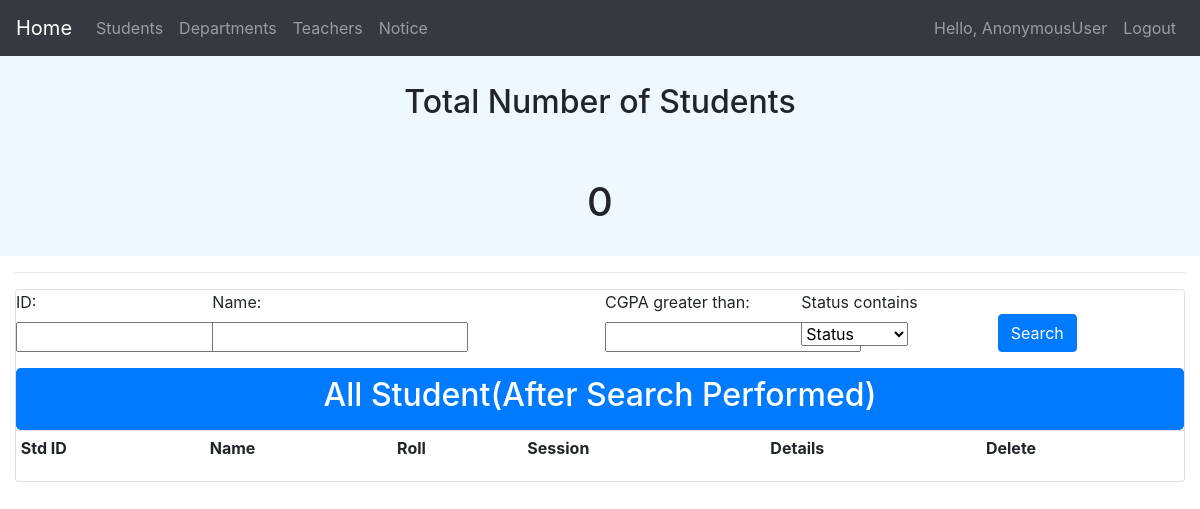
The page /nav_stu_list/ on the database as committed earlier.
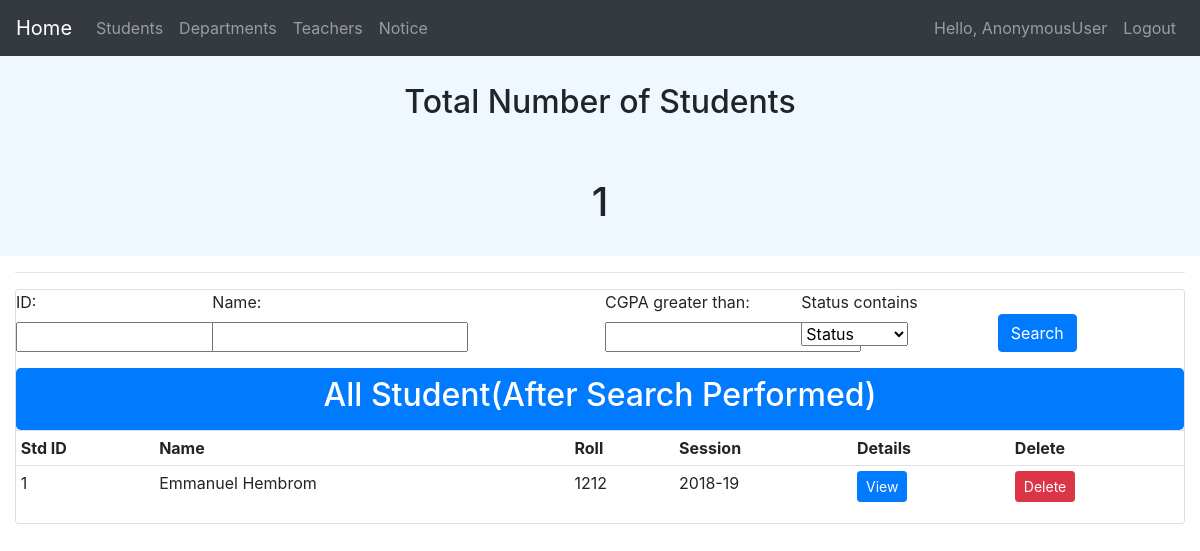
The same page on the database as committed later.
### base/models.py (models this page shows, shortened)
class Student(models.Model):
    STATUS=(
            ('Regular','Regular'),
            ('Ex-Student','Ex-Student'),
        )
    name=models.CharField(max_length=30,null=False)
    hsc_roll=roll=models.CharField(max_length=10,null=True,unique=True)
    hsc_reg=models.CharField(max_length=16,null=True,unique=True)
    reg_no=models.CharField(max_length=16,null=True,unique=True,blank=True)
    roll=models.CharField(max_length=10,null=True,unique=True,blank=True)
    session=models.CharField(max_length=10,null=True)
    email=models.EmailField()
    phone=models.CharField(max_length=20,null=True)
    dob=models.CharField(max_length=30,null=True,blank=True)
    address=models.CharField(max_length=50,null=True)
    fathers_name=models.CharField(max_length=30,null=True)
    mothers_name=models.CharField(max_length=30,null=True)
    guardian_phone=models.CharField(max_length=20,null=True)
    description=models.CharField(max_length=3000,null=True,blank=True)
    status=models.CharField(max_length=40,null=True,default='Regular',choices=STATUS)
    CGPA = models.FloatField(null=True,blank=True,validators=[MinValueValidator(0.0), MaxValueValidator(4.0)])
    result_description=models.CharField(default="No Details Available now.",max_length=3000,null=True,blank=True)

### base/views.py (the view)
# urls.py: path('nav_stu_list/',views.nav_stu_list,name="nav_stu_list"),
def nav_stu_list(request):
    students=Student.objects.all().order_by('-id')
    myFilter=StudentFilter(request.GET, queryset=students)
    students=myFilter.qs
    total_std=students.count()
    context={'myFilter':myFilter,'students':students,'total_std':total_std,'title': 'Students'}
    return render(request,'base/nav_stu_list.html',context)

### base/templates/base/nav_stu_list.html (shortened to what this page needs)
{% extends 'main.html' %}
{%block content%}
<div class="container-sm" id="header">
    <h2>Total Number of {{title}}</h2>
</div>
<div class="container-sm" id="header">
    <h1>{{total_std}}</h1>
</div>
<div class="col-md">
          <hr>
          <div class="card card_body" style="font-size:">
               <form method="get">
                    <div class="form-row">
                        <div class="form-group col-md-2">
                            {{ myFilter.form.id.label_tag }}
                            <br>
                            {{ myFilter.form.id }}
                        </div>
                        <div class="form-group col-md-2">
                            {{ myFilter.form.name.label_tag }}<br>
                            {{ myFilter.form.name }}
                        </div>
                        <div class="form-group col-md-2">
                            {{ myFilter.form.dept.label_tag }}<br>
                        </div>
                        <div class="form-group col-md-2">
                            {{ myFilter.form.CGPA_gt.label_tag }}<br>
                            {{ myFilter.form.CGPA_gt }}
                        </div>
                        <div class="form-group col-md-2">
                            <label for="{{ myFilter.form.status.label }}" class="form-label">{{ myFilter.form.status.label }}</label><br>
                            {{ myFilter.form.status }}
                        </div>
                        <div class="form-group col-md-2 d-flex align-items-end">
                            <button type="submit" class="btn btn-primary">Search</button>
                        </div>
                    </div>
                </form>
              <div class ="btn-primary btn-lg btn-block" style="text-align:center;"><h2>All Student(After Search Performed) {{text}}</h2></div>
              <table class="table table-sm">
                  <tr>
                       <th>Std ID</th>
                       <th>Name</th>
                       <th>Roll</th>
                       <th>Session</th>
                       <th>Details</th>
                       <th>Delete</th>
                  </tr>
                  {%for student in students%}
                        <tr>
                           <td>{{student.id}}</td>
                           <td>{{student.name}}</td>
                           <td>{{student.roll}}</td>
                           <td>{{student.session}}</td>
                           <td><a class="btn btn-primary btn-sm" href="{% url 'student_info' student.id %}">View</a></td>
                           <td><a class="btn btn-danger btn-sm" href="{% url 'delete_student' student.id %}">Delete</a></td>
                        </tr>
                  {%endfor%}
                </table>
         </div>
</div>
{%endblock%}

Rows that differ between the two databases and show on the page:
added Student: id "1", name "Emmanuel Hembrom", roll "1212", session "2018-19"
Other text that changed with them:
{{ total_std }}: "0" → "1"
